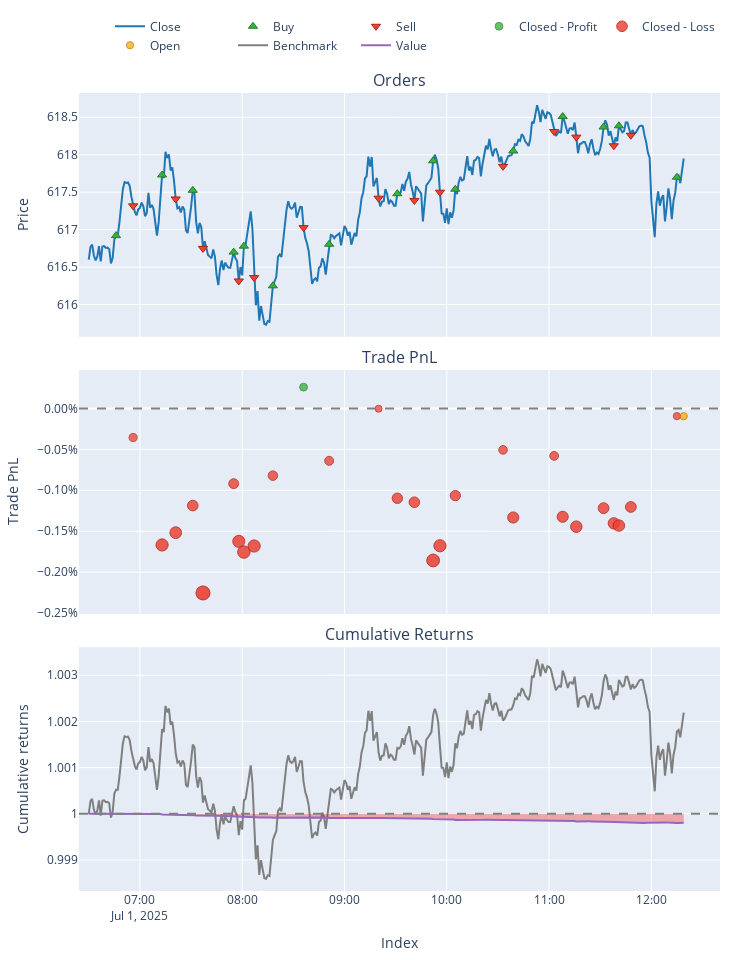

The cell this chart's notebook holds for it:
### Code cell
# 回测（方向切换时自动强平）
portfolio = vbt.Portfolio.from_signals(
    close=df['close'],
    entries=long_entry,
    exits=long_exit,
    short_entries=short_entry,
    short_exits=short_exit,
    size=1.0,
    direction='both',
    freq='1min',
    init_cash=100_000,
    fees=0.0005
)

# 输出统计和图表
print(portfolio.stats())
portfolio.plot().show()

### Figure 1 — Plotly figure (JSON) as saved in the notebook; plotly's stock layout.template omitted (floating-point values rounded to 4 significant figures; data arrays with more than 128 entries replaced by an {"elided": "..."} marker saying what was removed)
{"data": [{"legendgroup": "0", "line": {"color": "#1f77b4"}, "name": "Close", "showlegend": true, "type": "scatter", "uid": "4f24092a-aecc-4bd5-aaba-3d289fbcb57a", "x": {"elided": "350 str values"}, "xaxis": "x", "y": {"elided": "350 float values"}, "yaxis": "y"}, {"customdata": [[0, 1, 0.3085], [2, 2, 0.6177], [4, 2, 0.6175], [6, 2, 0.6167], [8, 2, 0.6168], [10, 2, 0.6162], [12, 2, 0.6168], [14, 2, 0.6175], [16, 2, 0.6179], [18, 2, 0.6175], [20, 2, 0.618], [22, 2, 0.6185], [24, 2, 0.6184], [26, 2, 0.6184], [28, 2, 0.6177]], "hovertemplate": "Order Id: %{customdata[0]}<br>Timestamp: %{x}<br>Price: %{y}<br>Size: %{customdata[1]:.6f}<br>Fees: %{customdata[2]:.6f}", "legendgroup": "1", "marker": {"color": "#37B13F", "line": {"color": "rgb(38,123,44)", "width": 1}, "size": 8, "symbol": "triangle-up"}, "mode": "markers", "name": "Buy", "type": "scatter", "uid": "87472ce5-e1fc-464e-94cb-4a9734bb6f52", "x": ["2025-07-01T06:46:00", "2025-07-01T07:13:00", "2025-07-01T07:31:00", "2025-07-01T07:55:00", "2025-07-01T08:01:00", "2025-07-01T08:18:00", "2025-07-01T08:51:00", "2025-07-01T09:31:00", "2025-07-01T09:52:00", "2025-07-01T10:05:00", "2025-07-01T10:39:00", "2025-07-01T11:08:00", "2025-07-01T11:32:00", "2025-07-01T11:41:00", "2025-07-01T12:15:00"], "xaxis": "x", "y": [616.9, 617.7, 617.5, 616.7, 616.8, 616.2, 616.8, 617.5, 617.9, 617.5, 618.0, 618.5, 618.4, 618.4, 617.7], "yaxis": "y"}, {"customdata": [[1, 2, 0.6173], [3, 2, 0.6174], [5, 2, 0.6167], [7, 2, 0.6163], [9, 2, 0.6164], [11, 2, 0.617], [13, 2, 0.6174], [15, 2, 0.6174], [17, 2, 0.6175], [19, 2, 0.6178], [21, 2, 0.6183], [23, 2, 0.6182], [25, 2, 0.6181], [27, 2, 0.6183]], "hovertemplate": "Order Id: %{customdata[0]}<br>Timestamp: %{x}<br>Price: %{y}<br>Size: %{customdata[1]:.6f}<br>Fees: %{customdata[2]:.6f}", "legendgroup": "2", "marker": {"color": "#EA4335", "line": {"color": "rgb(181,31,18)", "width": 1}, "size": 8, "symbol": "triangle-down"}, "mode": "markers", "name": "Sell", "type": "scatter", "uid": "f4f72cbb-7045-46c7-bcf8-0c13e9e9bfad", "x": ["2025-07-01T06:56:00", "2025-07-01T07:21:00", "2025-07-01T07:37:00", "2025-07-01T07:58:00", "2025-07-01T08:07:00", "2025-07-01T08:36:00", "2025-07-01T09:20:00", "2025-07-01T09:41:00", "2025-07-01T09:56:00", "2025-07-01T10:33:00", "2025-07-01T11:03:00", "2025-07-01T11:16:00", "2025-07-01T11:38:00", "2025-07-01T11:48:00"], "xaxis": "x", "y": [617.3, 617.4, 616.7, 616.3, 616.4, 617.0, 617.4, 617.4, 617.5, 617.8, 618.3, 618.2, 618.1, 618.3], "yaxis": "y"}, {"customdata": [[10, 10, 0.1603, 0.0002601]], "hovertemplate": "Exit Trade Id: %{customdata[0]}<br>Position Id: %{customdata[1]}<br>Exit Timestamp: %{x}<br>PnL: %{customdata[2]:.6f}<br>Return: %{customdata[3]:.2%}", "legendgroup": "3", "marker": {"color": "#37B13F", "line": {"color": "rgb(38,123,44)", "width": 1}, "opacity": [0.7671], "size": [7.798], "symbol": "circle"}, "mode": "markers", "name": "Closed - Profit", "type": "scatter", "uid": "769a9e34-4ef0-4aad-ae1d-b0b7027ace46", "x": ["2025-07-01T08:36:00"], "xaxis": "x2", "y": [0.0002601], "yaxis": "y2"}, {"customdata": [[0, 0, -0.2191, -0.0003552], [1, 1, -1.03, -0.001668], [2, 2, -0.9377, -0.001518], [3, 3, -0.7325, -0.001186], [4, 4, -1.392, -0.002255], [5, 5, -0.5668, -0.0009191], [6, 6, -1.002, -0.001624], [7, 7, -1.082, -0.001755], [8, 8, -1.037, -0.001681], [9, 9, -0.5063, -0.0008214], [11, 11, -0.3948, -0.0006399], [12, 12, -0.002012, -3.263e-06], [13, 13, -0.6775, -0.001097], [14, 14, -0.7074, -0.001146], [15, 15, -1.147, -0.001857], [16, 16, -1.037, -0.001678], [17, 17, -0.6575, -0.001065], [18, 18, -0.3127, -0.0005064], [19, 19, -0.8229, -0.001332], [20, 20, -0.3582, -0.0005795], [21, 21, -0.8184, -0.001324], [22, 22, -0.8934, -0.001444], [23, 23, -0.7532, -0.001218], [24, 24, -0.8681, -0.001404], [25, 25, -0.8844, -0.001431], [26, 26, -0.7444, -0.001204], [27, 27, -0.05798, -9.378e-05]], "hovertemplate": "Exit Trade Id: %{customdata[0]}<br>Position Id: %{customdata[1]}<br>Exit Timestamp: %{x}<br>PnL: %{customdata[2]:.6f}<br>Return: %{customdata[3]:.2%}", "legendgroup": "4", "marker": {"color": "#EA4335", "line": {"color": "rgb(181,31,18)", "width": 1}, "opacity": [0.7734, 0.8609, 0.8509, 0.8288, 0.9, 0.811, 0.858, 0.8667, 0.8618, 0.8045, 0.7924, 0.75, 0.8229, 0.8261, 0.8735, 0.8616, 0.8207, 0.7835, 0.8385, 0.7884, 0.838, 0.846, 0.831, 0.8433, 0.8451, 0.83, 0.756], "size": [8.094, 12.18, 11.71, 10.68, 14, 9.847, 12.04, 12.45, 12.22, 9.544, 8.979, 7, 10.4, 10.55, 12.76, 12.21, 10.3, 8.564, 11.13, 8.792, 11.11, 11.48, 10.78, 11.36, 11.44, 10.73, 7.281], "symbol": "circle"}, "mode": "markers", "name": "Closed - Loss", "type": "scatter", "uid": "98561b3a-b1a5-452f-a663-f258466f59fa", "x": ["2025-07-01T06:56:00", "2025-07-01T07:13:00", "2025-07-01T07:21:00", "2025-07-01T07:31:00", "2025-07-01T07:37:00", "2025-07-01T07:55:00", "2025-07-01T07:58:00", "2025-07-01T08:01:00", "2025-07-01T08:07:00", "2025-07-01T08:18:00", "2025-07-01T08:51:00", "2025-07-01T09:20:00", "2025-07-01T09:31:00", "2025-07-01T09:41:00", "2025-07-01T09:52:00", "2025-07-01T09:56:00", "2025-07-01T10:05:00", "2025-07-01T10:33:00", "2025-07-01T10:39:00", "2025-07-01T11:03:00", "2025-07-01T11:08:00", "2025-07-01T11:16:00", "2025-07-01T11:32:00", "2025-07-01T11:38:00", "2025-07-01T11:41:00", "2025-07-01T11:48:00", "2025-07-01T12:15:00"], "xaxis": "x2", "y": [-0.0003552, -0.001668, -0.001518, -0.001186, -0.002255, -0.0009191, -0.001624, -0.001755, -0.001681, -0.0008214, -0.0006399, -3.263e-06, -0.001097, -0.001146, -0.001857, -0.001678, -0.001065, -0.0005064, -0.001332, -0.0005795, -0.001324, -0.001444, -0.001218, -0.001404, -0.001431, -0.001204, -9.378e-05], "yaxis": "y2"}, {"customdata": [[28, 28, -0.05885, -9.527e-05]], "hovertemplate": "Exit Trade Id: %{customdata[0]}<br>Position Id: %{customdata[1]}<br>Exit Timestamp: %{x}<br>PnL: %{customdata[2]:.6f}<br>Return: %{customdata[3]:.2%}", "legendgroup": "5", "marker": {"color": "#FFAA00", "line": {"color": "rgb(178,118,0)", "width": 1}, "opacity": [0.7561], "size": [7.286], "symbol": "circle"}, "mode": "markers", "name": "Open", "type": "scatter", "uid": "161add1f-16da-4ca5-9a0c-0ec5de69103f", "x": ["2025-07-01T12:19:00"], "xaxis": "x2", "y": [-9.527e-05], "yaxis": "y2"}, {"legendgroup": "6", "line": {"color": "#7f7f7f"}, "name": "Benchmark", "showlegend": true, "type": "scatter", "uid": "145ba599-4397-4870-b9c0-df58845455ca", "x": {"elided": "350 str values"}, "xaxis": "x3", "y": {"elided": "350 float values"}, "yaxis": "y3"}, {"hoverinfo": "skip", "legendgroup": "7", "line": {"color": "rgba(0, 0, 0, 0)", "width": 0}, "opacity": 0, "showlegend": false, "type": "scatter", "uid": "74cff2e0-b5e0-4b5f-87cf-7aac04e2ca81", "x": {"elided": "350 str values"}, "xaxis": "x3", "y": {"elided": "350 int values"}, "yaxis": "y3"}, {"connectgaps": false, "fill": "tonexty", "fillcolor": "rgba(0, 128, 0, 0.3)", "hoverinfo": "skip", "legendgroup": "7", "line": {"color": "rgba(0, 0, 0, 0)", "width": 0}, "opacity": 0, "showlegend": false, "type": "scatter", "uid": "8caa1331-8ef5-4a2b-b9b9-f62bb683f846", "x": {"elided": "350 str values"}, "xaxis": "x3", "y": {"elided": "350 float values"}, "yaxis": "y3"}, {"hoverinfo": "skip", "legendgroup": "7", "line": {"color": "rgba(0, 0, 0, 0)", "width": 0}, "opacity": 0, "showlegend": false, "type": "scatter", "uid": "33eb227a-1a97-4712-8104-23cf81ca654c", "x": {"elided": "350 str values"}, "xaxis": "x3", "y": {"elided": "350 int values"}, "yaxis": "y3"}, {"connectgaps": false, "fill": "tonexty", "fillcolor": "rgba(255, 0, 0, 0.3)", "hoverinfo": "skip", "legendgroup": "7", "line": {"color": "rgba(0, 0, 0, 0)", "width": 0}, "opacity": 0, "showlegend": false, "type": "scatter", "uid": "50ff6494-7da7-49cb-9349-cf34351d89d6", "x": {"elided": "350 str values"}, "xaxis": "x3", "y": {"elided": "350 float values"}, "yaxis": "y3"}, {"legendgroup": "8", "line": {"color": "#9467bd"}, "name": "Value", "showlegend": true, "type": "scatter", "uid": "34f852e4-5ae1-4e36-afae-251c8ba46fe2", "x": {"elided": "350 str values"}, "xaxis": "x3", "y": {"elided": "350 float values"}, "yaxis": "y3"}, {"hoverinfo": "skip", "legendgroup": "7", "line": {"color": "rgba(0, 0, 0, 0)", "width": 0}, "opacity": 0, "showlegend": false, "type": "scatter", "uid": "57ddfdc6-867a-4cc2-a8a0-4621eceb6e08", "x": {"elided": "350 str values"}, "xaxis": "x3", "y": {"elided": "350 int values"}, "yaxis": "y3"}], "layout": {"annotations": [{"font": {"size": 16}, "showarrow": false, "text": "Orders", "x": 0.5, "xanchor": "center", "xref": "paper", "y": 1, "yanchor": "bottom", "yref": "paper"}, {"font": {"size": 16}, "showarrow": false, "text": "Trade PnL", "x": 0.5, "xanchor": "center", "xref": "paper", "y": 0.6528, "yanchor": "bottom", "yref": "paper"}, {"font": {"size": 16}, "showarrow": false, "text": "Cumulative Returns", "x": 0.5, "xanchor": "center", "xref": "paper", "y": 0.3056, "yanchor": "bottom", "yref": "paper"}], "height": 960, "legend": {"orientation": "h", "traceorder": "normal", "x": 1, "xanchor": "right", "y": 1.042, "yanchor": "bottom"}, "margin": {"b": 30, "l": 30, "r": 30, "t": 30}, "shapes": [{"line": {"color": "gray", "dash": "dash"}, "type": "line", "x0": 0, "x1": 1, "xref": "paper", "y0": 0, "y1": 0, "yref": "y2"}, {"line": {"color": "gray", "dash": "dash"}, "type": "line", "x0": 0, "x1": 1, "xref": "paper", "y0": 1, "y1": 1, "yref": "y3"}], "showlegend": true, "width": 750, "xaxis": {"anchor": "y", "domain": [0, 1], "matches": "x3", "showticklabels": false}, "xaxis2": {"anchor": "y2", "domain": [0, 1], "matches": "x3", "showticklabels": false}, "xaxis3": {"anchor": "y3", "domain": [0, 1], "title": {"text": "Index"}}, "yaxis": {"anchor": "x", "domain": [0.6944, 1], "title": {"text": "Price"}}, "yaxis2": {"anchor": "x2", "domain": [0.3472, 0.6528], "tickformat": ".2%", "title": {"text": "Trade PnL"}}, "yaxis3": {"anchor": "x3", "domain": [0, 0.3056], "title": {"text": "Cumulative returns"}}}}
